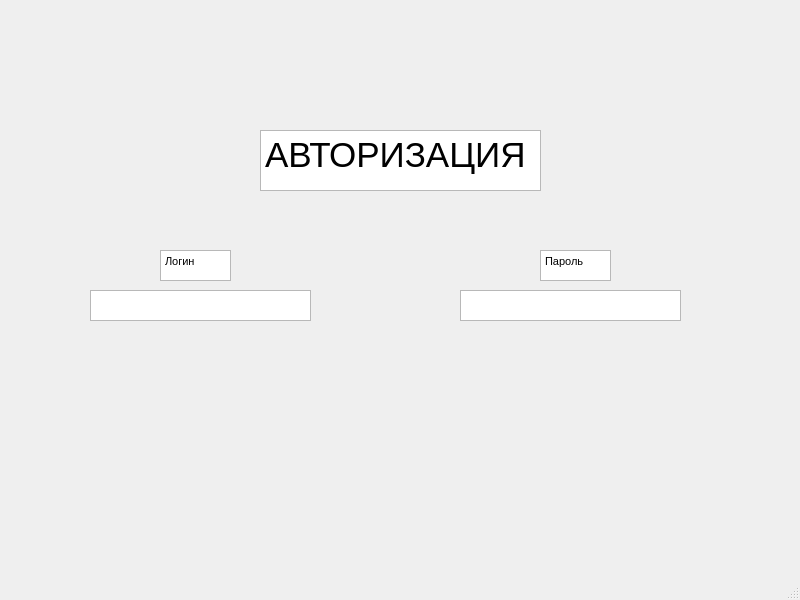
<?xml version="1.0" encoding="UTF-8"?>
<ui version="4.0">
 <class>MainWindow</class>
 <widget class="QMainWindow" name="MainWindow">
  <property name="geometry">
   <rect>
    <x>0</x>
    <y>0</y>
    <width>800</width>
    <height>600</height>
   </rect>
  </property>
  <property name="windowTitle">
   <string>Касса</string>
  </property>
  <widget class="QWidget" name="centralwidget">
   <widget class="QTextEdit" name="textEdit">
    <property name="geometry">
     <rect>
      <x>90</x>
      <y>290</y>
      <width>221</width>
      <height>31</height>
     </rect>
    </property>
    <property name="html">
     <string>&lt;!DOCTYPE HTML PUBLIC &quot;-//W3C//DTD HTML 4.0//EN&quot; &quot;http://www.w3.org/TR/REC-html40/strict.dtd&quot;&gt;
&lt;html&gt;&lt;head&gt;&lt;meta name=&quot;qrichtext&quot; content=&quot;1&quot; /&gt;&lt;style type=&quot;text/css&quot;&gt;
p, li { white-space: pre-wrap; }
&lt;/style&gt;&lt;/head&gt;&lt;body style=&quot; font-family:'MS Shell Dlg 2'; font-size:8.25pt; font-weight:400; font-style:normal;&quot;&gt;
&lt;p align=&quot;center&quot; style=&quot;-qt-paragraph-type:empty; margin-top:0px; margin-bottom:0px; margin-left:0px; margin-right:0px; -qt-block-indent:0; text-indent:0px;&quot;&gt;&lt;br /&gt;&lt;/p&gt;&lt;/body&gt;&lt;/html&gt;</string>
    </property>
   </widget>
   <widget class="QTextEdit" name="textEdit_2">
    <property name="geometry">
     <rect>
      <x>460</x>
      <y>290</y>
      <width>221</width>
      <height>31</height>
     </rect>
    </property>
    <property name="html">
     <string>&lt;!DOCTYPE HTML PUBLIC &quot;-//W3C//DTD HTML 4.0//EN&quot; &quot;http://www.w3.org/TR/REC-html40/strict.dtd&quot;&gt;
&lt;html&gt;&lt;head&gt;&lt;meta name=&quot;qrichtext&quot; content=&quot;1&quot; /&gt;&lt;style type=&quot;text/css&quot;&gt;
p, li { white-space: pre-wrap; }
&lt;/style&gt;&lt;/head&gt;&lt;body style=&quot; font-family:'MS Shell Dlg 2'; font-size:8.25pt; font-weight:400; font-style:normal;&quot;&gt;
&lt;p align=&quot;center&quot; style=&quot;-qt-paragraph-type:empty; margin-top:0px; margin-bottom:0px; margin-left:0px; margin-right:0px; -qt-block-indent:0; text-indent:0px;&quot;&gt;&lt;br /&gt;&lt;/p&gt;&lt;/body&gt;&lt;/html&gt;</string>
    </property>
   </widget>
   <widget class="QTextBrowser" name="textBrowser">
    <property name="geometry">
     <rect>
      <x>160</x>
      <y>250</y>
      <width>71</width>
      <height>31</height>
     </rect>
    </property>
    <property name="html">
     <string>&lt;!DOCTYPE HTML PUBLIC &quot;-//W3C//DTD HTML 4.0//EN&quot; &quot;http://www.w3.org/TR/REC-html40/strict.dtd&quot;&gt;
&lt;html&gt;&lt;head&gt;&lt;meta name=&quot;qrichtext&quot; content=&quot;1&quot; /&gt;&lt;style type=&quot;text/css&quot;&gt;
p, li { white-space: pre-wrap; }
&lt;/style&gt;&lt;/head&gt;&lt;body style=&quot; font-family:'MS Shell Dlg 2'; font-size:8.25pt; font-weight:400; font-style:normal;&quot;&gt;
&lt;p style=&quot; margin-top:0px; margin-bottom:0px; margin-left:0px; margin-right:0px; -qt-block-indent:0; text-indent:0px;&quot;&gt;Логин&lt;/p&gt;&lt;/body&gt;&lt;/html&gt;</string>
    </property>
   </widget>
   <widget class="QTextBrowser" name="textBrowser_2">
    <property name="geometry">
     <rect>
      <x>540</x>
      <y>250</y>
      <width>71</width>
      <height>31</height>
     </rect>
    </property>
    <property name="html">
     <string>&lt;!DOCTYPE HTML PUBLIC &quot;-//W3C//DTD HTML 4.0//EN&quot; &quot;http://www.w3.org/TR/REC-html40/strict.dtd&quot;&gt;
&lt;html&gt;&lt;head&gt;&lt;meta name=&quot;qrichtext&quot; content=&quot;1&quot; /&gt;&lt;style type=&quot;text/css&quot;&gt;
p, li { white-space: pre-wrap; }
&lt;/style&gt;&lt;/head&gt;&lt;body style=&quot; font-family:'MS Shell Dlg 2'; font-size:8.25pt; font-weight:400; font-style:normal;&quot;&gt;
&lt;p style=&quot; margin-top:0px; margin-bottom:0px; margin-left:0px; margin-right:0px; -qt-block-indent:0; text-indent:0px;&quot;&gt;Пароль&lt;/p&gt;&lt;/body&gt;&lt;/html&gt;</string>
    </property>
   </widget>
   <widget class="QTextBrowser" name="textBrowser_3">
    <property name="geometry">
     <rect>
      <x>260</x>
      <y>130</y>
      <width>281</width>
      <height>61</height>
     </rect>
    </property>
    <property name="html">
     <string>&lt;!DOCTYPE HTML PUBLIC &quot;-//W3C//DTD HTML 4.0//EN&quot; &quot;http://www.w3.org/TR/REC-html40/strict.dtd&quot;&gt;
&lt;html&gt;&lt;head&gt;&lt;meta name=&quot;qrichtext&quot; content=&quot;1&quot; /&gt;&lt;style type=&quot;text/css&quot;&gt;
p, li { white-space: pre-wrap; }
&lt;/style&gt;&lt;/head&gt;&lt;body style=&quot; font-family:'MS Shell Dlg 2'; font-size:8.25pt; font-weight:400; font-style:normal;&quot;&gt;
&lt;p style=&quot; margin-top:0px; margin-bottom:0px; margin-left:0px; margin-right:0px; -qt-block-indent:0; text-indent:0px;&quot;&gt;&lt;span style=&quot; font-size:26pt;&quot;&gt;АВТОРИЗАЦИЯ&lt;/span&gt;&lt;/p&gt;&lt;/body&gt;&lt;/html&gt;</string>
    </property>
   </widget>
  </widget>
  <widget class="QMenuBar" name="menubar">
   <property name="geometry">
    <rect>
     <x>0</x>
     <y>0</y>
     <width>800</width>
     <height>21</height>
    </rect>
   </property>
  </widget>
  <widget class="QStatusBar" name="statusbar"/>
 </widget>
 <resources/>
 <connections/>
</ui>
